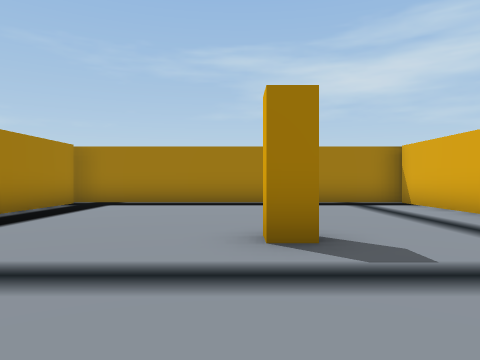
[1] (above)

18 first-person views from a walk through a Unity game level. The camera is 1.2 m above the floor, looks level and sees 70° across. The floor is counted in squares, 2 m on a side. Each view is taken from the middle of a square. On the plan, view 1 faces up. The plan holds only what a view shows up to about 10 squares ahead; the rest is blank. The place goes on beyond the plan. Some animated figures are left out.

[2]
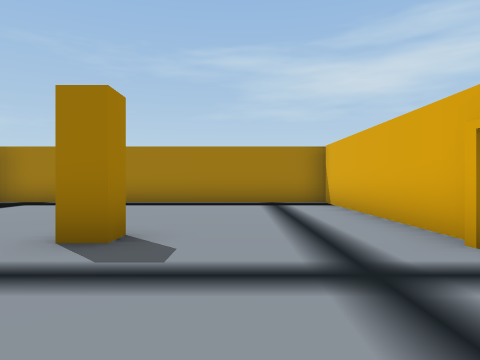

[3]
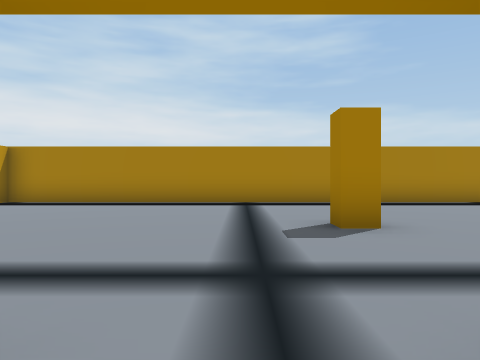

[4]
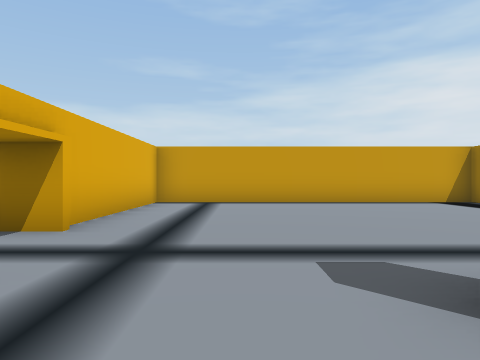

[5]
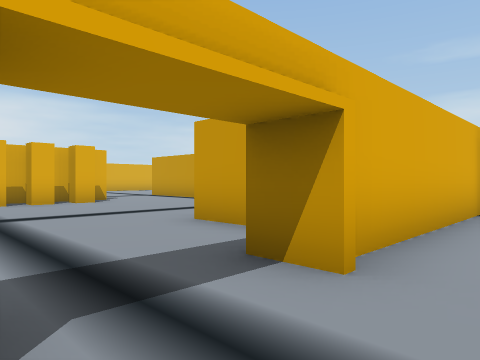

[6]
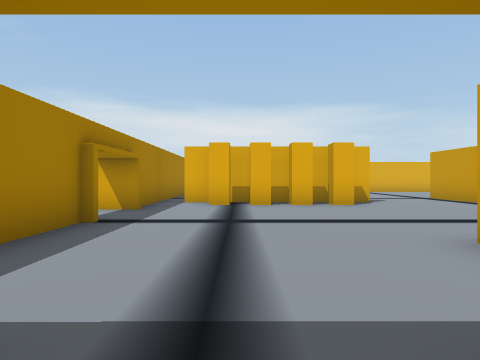

[7]
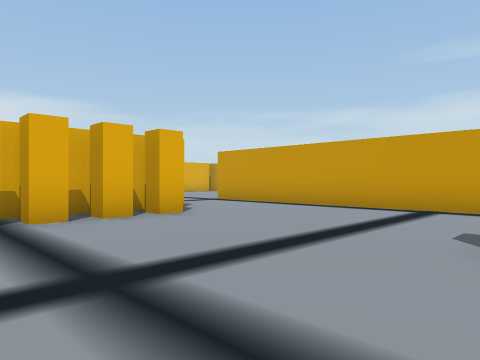

[8]
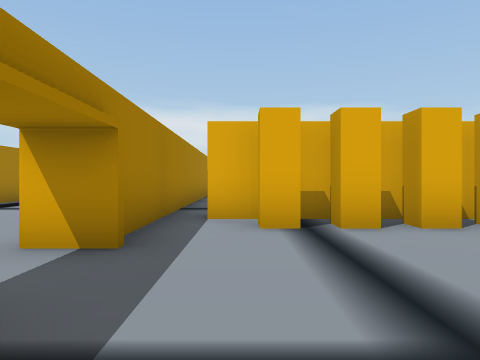

[9]
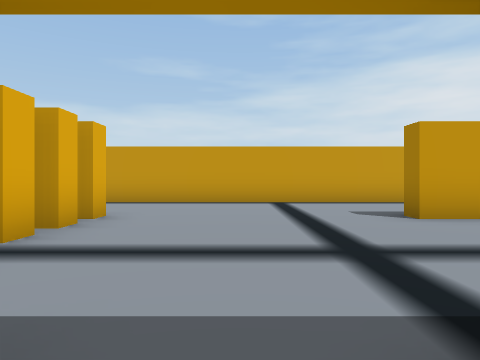

[10]
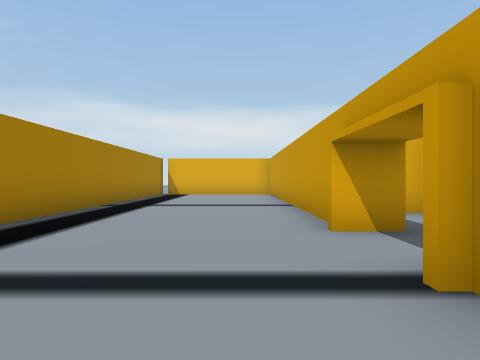

[11]
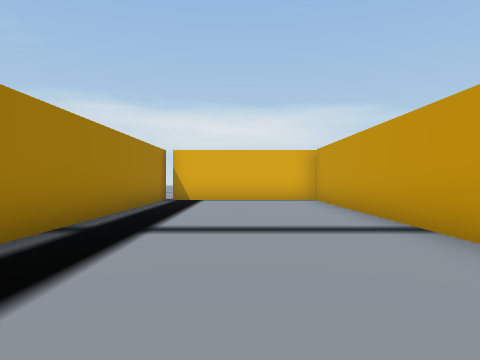

[12]
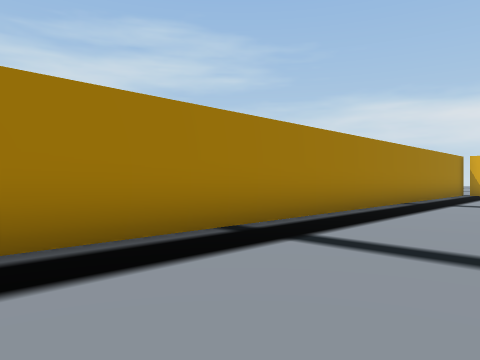

[13]
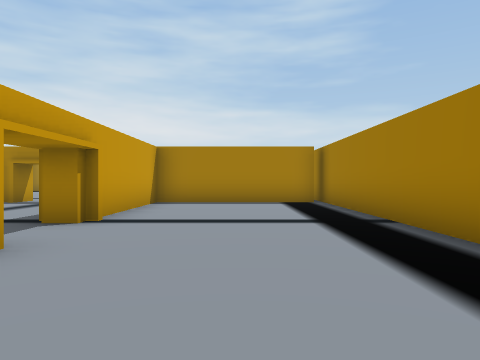

[14]
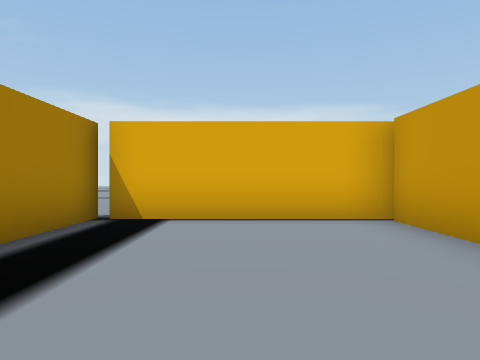

[15]
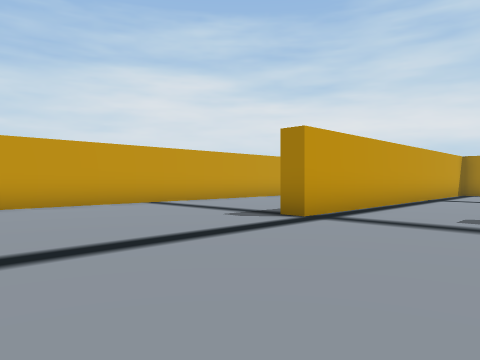

[16]
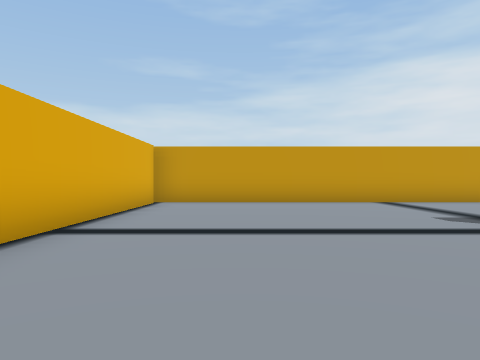

[17]
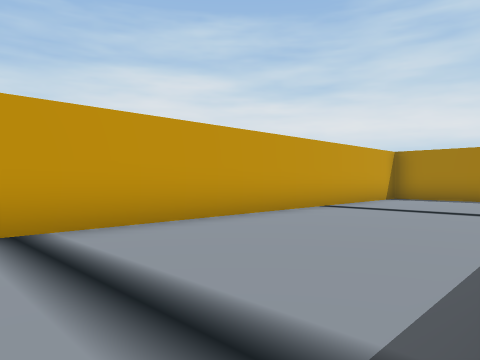

[18]
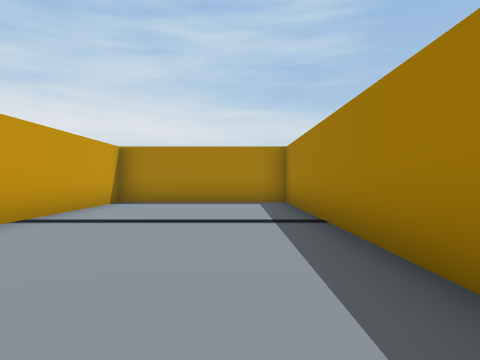

### Floor plan
Points are (right, up) in squares from view 1. A wall is a line through its corners. A room is listed if a view was taken in it or the views show most of it. See-through windows are left out.
Room 1 (views 1, 2, 4, 5, 6)
walls: (4.3, 3.4) (4.3, 9); (-4.2, 8.8) (-4.2, -4.3) (4.3, -4.2) (4.3, 0.5); (5, 9.2) (-3.5, 9.2)
ways out: opening at (5, 2) to room 2; opening at (-4, 9)
objects: other object (0, 3) to (1, 4)
Room 2 (views 3, 7, 8)
walls: (8.9, 4.2) (7.1, 4.2); (9.3, 4.8) (9.2, 4.3); (6.1, -0.3) (7.2, -0.3) (7.2, -0.7); (13.2, -1.6) (13.2, 3.5); (13.5, 4.2) (11.6, 4.2); (4, 1) (5, 1); (5.5, -4.2) (13.5, -4.2)
ways out: opening at (5, 2) to room 1; opening at (10, 5) to room 3; opening at (14, -2.5) to room 4; opening at (14, 4) to room 4
objects: other object (12, -1) to (13, 0); other object (12, 1) to (13, 1); other object (12, 2) to (13, 2); other object (12, 3) to (13, 3)
Room 3 (views 9, 10, 11, 12, 13, 14)
walls: (11.9, 4.7) (21.2, 4.7) (21.2, 6.1); (11, 4) (11, 5); (21.2, 7.9) (21.2, 9); (4.7, 9) (4.7, 4.7) (8.9, 4.7); (21.5, 9.2) (5, 9.2)
ways out: opening at (10, 5) to room 2
Room 4 (views 15, 16, 17, 18)
walls: (13.5, -4.2) (15.2, -4.2) (15.2, -4.8); (12.3, -4.7) (4.7, -4.7) (4.7, -9.2) (21.2, -9.2) (21.2, -7.9); (17.9, 4.2) (13.5, 4.2)
ways out: opening at (14, -2.5) to room 2; opening at (14, 4) to room 2

Where each view was taken, in squares from view 1:
view 1: 0 up, 0 right, facing up
view 2: 0 up, 2 right, facing up
view 3: 2 up, 5 right, facing left
view 4: 5 up, 2 right, facing down
view 5: 3 up, 3 right, facing down-right
view 6: 2 up, 4 right, facing right
view 7: 3 up, 7 right, facing down-right
view 8: 3 up, 8 right, facing right
view 9: 5 up, 10 right, facing down
view 10: 6 up, 7 right, facing right
view 11: 7 up, 11 right, facing right
view 12: 6 up, 6 right, facing up-right
view 13: 7 up, 14 right, facing left
view 14: 7 up, 16 right, facing right
view 15: 1 down, 20 right, facing down-left
view 16: 0 up, 19 right, facing down
view 17: 5 down, 16 right, facing down-left
view 18: 6 down, 14 right, facing left
